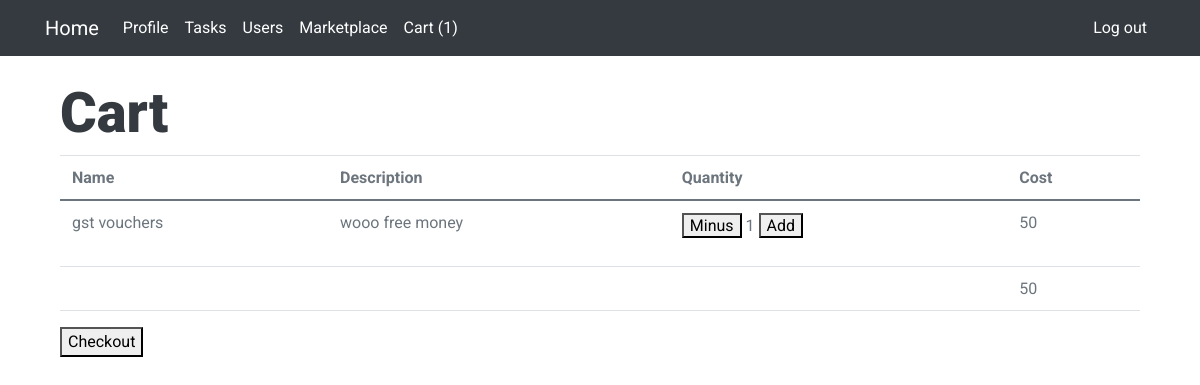
The app's page /main/view_cart (signed in) with its own data.
### main/models.py (models this page shows, shortened)
class Cart(models.Model):
    user = models.ForeignKey(CustomUser, related_name="carts", on_delete=models.CASCADE)
    reward = models.ForeignKey(Reward, blank=True, related_name='rewards', on_delete=models.CASCADE)
    count = models.IntegerField(default=0)

class Reward(models.Model):
    name = models.CharField(max_length = 64)
    description = models.TextField("Description", max_length=600, default='', blank=True)
    quantity = models.IntegerField()
    cost = models.IntegerField()

### main/views.py (the view)
# urls.py: path('view_cart', views.view_cart, name="view_cart"),
def view_cart(request):
    current_user = CustomUser.objects.get(user=request.user)
    cart = Cart.objects.filter(user=current_user)
    cost = 0
    for cart_item in cart:
        cost += cart_item.reward.cost*cart_item.count
    return render(request, 'main/cart.html', {
        "rewards": cart,
        "total_cost": cost,
    })

### main/context_processor.py (called while the page is built)
def cart_count(request):
    try:
        current_user = CustomUser.objects.get(user=request.user)
        cart_count = Cart.objects.filter(user=current_user).count()
        return {
            'cart_count' : cart_count
        }
    except TypeError:
        return []

### main/templates/main/cart.html (shortened to what this page needs)
{% extends "main/layout.html" %}
{% block body %}
    <div class="container">
      <div class="col-sm">
        <h1 class="display-4">Cart</h1>
      <table class="table">
        <thead>
          <tr>
            <th scope="col">Name</th>
            <th scope="col">Description</th>
            <th scope="col">Quantity</th>
            <th scope="col">Cost</th>
          </tr>
        </thead>
        <tbody>
          {% for cart_item in rewards %}
            {% if cart_item.count > 0 %}
            <tr>
              <td scope="row">{{ cart_item.reward.name }}</td>
              <td>{{ cart_item.reward.description }}</td>
              <td>
                <form action="{% url 'main:edit_quantity' %}" method="post">
                <button value='Minus' name='minus' type='submit'>Minus</button>
                {{ cart_item.count }}
                <button value='Add' name='add' type='submit'>Add</button>
                </form>
              </td>
              <td>{% widthratio cart_item.reward.cost 1 cart_item.count %}</td>
            </tr>
            {% endif %}
          {% endfor %}
          <tr>
            <td></td>
            <td></td>
            <td></td>
            <td>{{ total_cost }}</td>
          </tr>
        </tbody>
      </table>
      <form action="{% url 'main:checkout' %}" method="post">
        <button text-align="right" value='CHECKOUT' name='checkout' type='submit'>Checkout</button>
      </form>
      </div>
    </div>
{% endblock %}

### main/static/styles.css (style rules this page uses)
body { font-family: var(--bs-font-sans-serif); background-color: #f7f7f7; color: #000000; }

### records on screen
Cart: reward.name "gst vouchers", reward.description "wooo free money", count "1", reward+count "50"

### other values on screen
{{ cart_count }} "1"
{{ total_cost }} "50"
